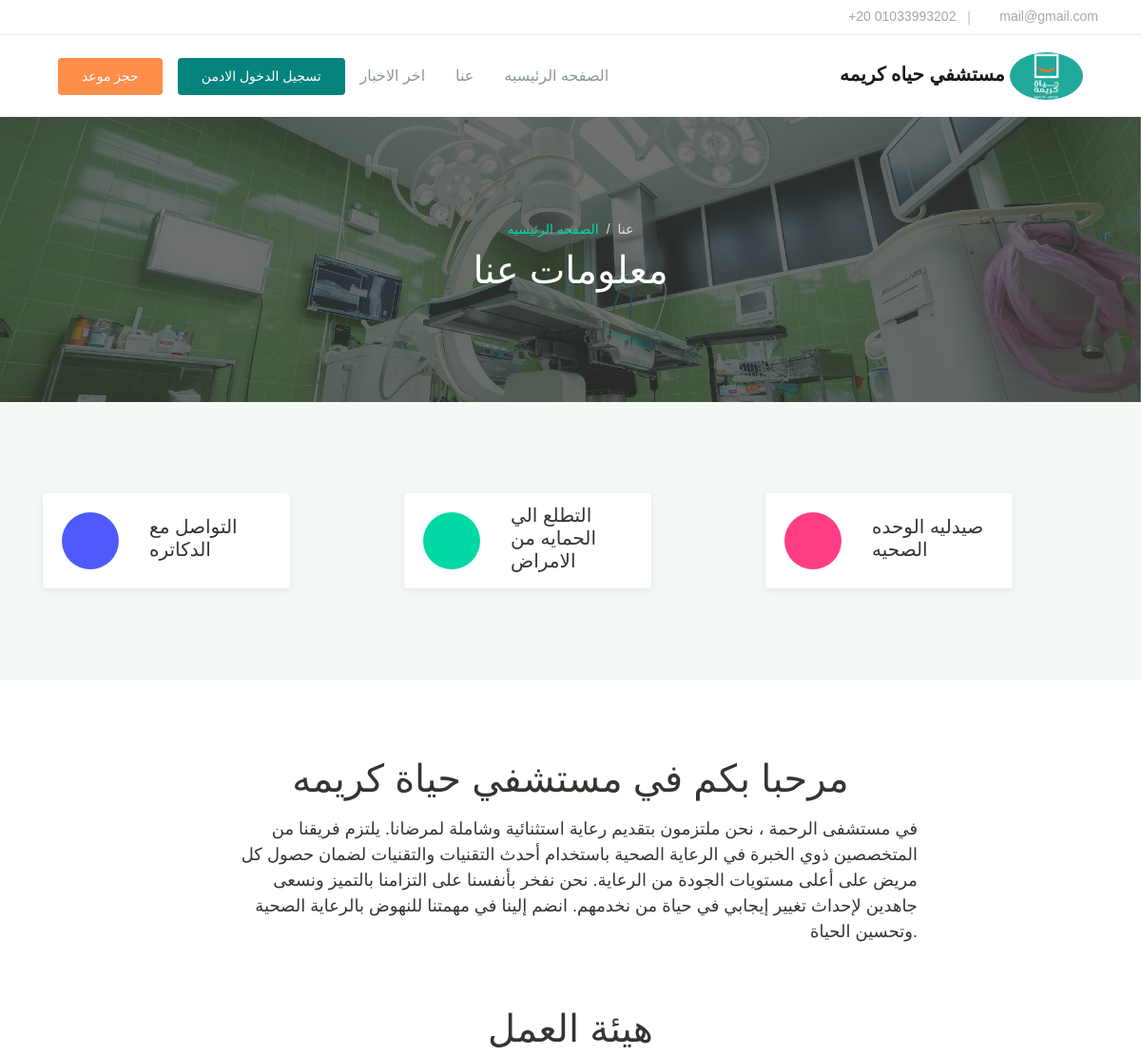
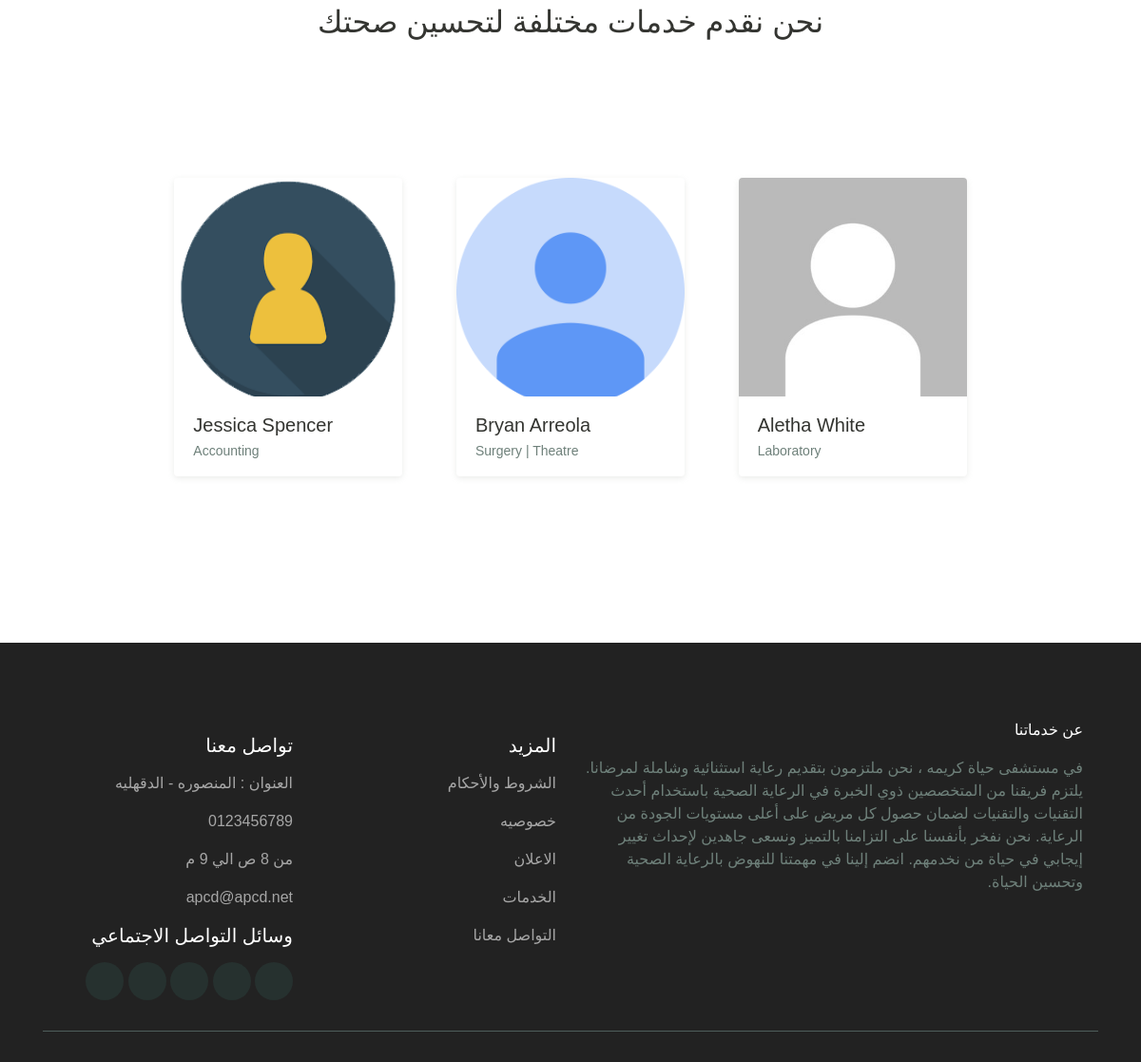
Page /about.php on the committed database (2 pictures, top to bottom).
### tables this page shows
CREATE TABLE `his_docs` (
  `doc_id` int(20) NOT NULL,
  `doc_fname` varchar(200) DEFAULT NULL,
  `doc_lname` varchar(200) DEFAULT NULL,
  `doc_email` varchar(200) DEFAULT NULL,
  `doc_pwd` varchar(200) DEFAULT NULL,
  `doc_dept` varchar(200) DEFAULT NULL,
  `doc_number` varchar(200) DEFAULT NULL,
  `doc_dpic` varchar(200) DEFAULT NULL
);

### about.php (the view, shortened to what this page needs)
<?php
include("./inc/head.php");
include('./inc/config.php');
?>
</head>
<body>
  <header>
    <div class="topbar">
      <div class="container">
        <div class="row justify-content-between">
          <div class="col-sm-4 text-left text-sm">
            <div class="social-mini-button">
              <a href="#"><span class="mai-logo-facebook-f"></span></a>
              <a href="#"><span class="mai-logo-twitter"></span></a>
              <a href="#"><span class="mai-logo-dribbble"></span></a>
              <a href="#"><span class="mai-logo-instagram"></span></a>
            </div>
          </div>
          <div class="col-sm-8 text-sm text-right">
            <div class="site-info">
              <a href="#"><span class="mai-call text-primary"></span> +20 01033993202</a>
              <span class="divider">|</span>
              <a href="#"><span class="mai-mail text-primary"></span> mail@gmail.com</a>
            </div>
          </div>
        </div>
      </div>
    </div>
    <?php
    include("./inc/nav.php")
    ?>
  </header>
  <div class="page-banner overlay-dark bg-image" style="background-image: url(./assets/img/facilities/8.jpg);">
    <div class="banner-section">
      <div class="container text-center wow fadeInUp">
        <nav aria-label="Breadcrumb">
          <ol class="breadcrumb breadcrumb-dark bg-transparent justify-content-center py-0 mb-2">
            <li class="breadcrumb-item"><a href="index.html">الصفحه الرئيسيه</a></li>
            <li class="breadcrumb-item active" aria-current="page">عنا</li>
          </ol>
        </nav>
        <h1 class="font-weight-normal">معلومات عنا</h1>
      </div>
    </div>
  </div>
  <div class="page-section bg-light">
    <div class="container">
      <div class="row">
        <div class="col-md-4 py-3 wow zoomIn">
          <div class="card-service">
            <div class="circle-shape bg-secondary text-white">
              <span class="mai-chatbubbles-outline"></span>
            </div>
            <p><span>التواصل </span>مع الدكاتره </p>
          </div>
        </div>
        <div class="col-md-4 py-3 wow zoomIn">
          <div class="card-service">
            <div class="circle-shape bg-primary text-white">
              <span class="mai-shield-checkmark"></span>
            </div>
            <p><span>التطلع </span>الي الحمايه من الامراض</p>
          </div>
        </div>
        <div class="col-md-4 py-3 wow zoomIn">
          <div class="card-service">
            <div class="circle-shape bg-accent text-white">
              <span class="mai-basket"></span>
            </div>
            <p><span>صيدليه </span>الوحده الصحيه</p>
          </div>
        </div>
      </div>
    </div>
  </div>
  <div class="page-section">
    <div class="container">
      <div class="row justify-content-center">
        <div class="col-lg-8 wow fadeInUp">
          <h1 class="text-center mb-3"> مرحبا بكم في مستشفي حياة كريمه </h1>
          <div class="text-lg text-right">
            <p>في مستشفى الرحمة ، نحن ملتزمون بتقديم رعاية استثنائية وشاملة لمرضانا. يلتزم فريقنا من المتخصصين ذوي الخبرة في الرعاية الصحية باستخدام أحدث التقنيات والتقنيات لضمان حصول كل مريض على أعلى مستويات الجودة من الرعاية. نحن نفخر بأنفسنا على التزامنا بالتميز ونسعى جاهدين لإحداث تغيير إيجابي في حياة من نخدمهم. انضم إلينا في مهمتنا للنهوض بالرعاية الصحية وتحسين الحياة.</p>
          </div>
        </div>
        <div class="col-lg-10 mt-5">
          <h1 class="text-center mb-5 wow fadeInUp">هيئة العمل
            <br>
            <small class="text-center mb-5">نحن نقدم خدمات مختلفة لتحسين صحتك</small>
          </h1>
          <div class="page-section">
    <div class="container">
      <div class="owl-carousel wow fadeInUp" id="doctorSlideshow">
      <?php
                                                $ret="SELECT * FROM his_docs ORDER BY RAND() ";
                                                $stmt= $mysqli->prepare($ret) ;
                                                $stmt->execute() ;
                                                $res=$stmt->get_result();
                                                while($row=$res->fetch_object())
                                                {
                                            ?>
        <div class="item">
          <div class="card-doctor">
            <div class="header">
              <img src="./backend/doc/assets/images/users/<?php echo $row->doc_dpic;?>" alt="">
            </div>
            <div class="body">
              <p class="text-xl mb-0"><?php echo $row->doc_fname;?> <?php echo $row->doc_lname;?></p>
              <span class="text-sm text-grey"> <?php echo $row->doc_dept;?></span>
            </div>
          </div>
        </div>
        <?php } ?>
      </div>
    </div>
  </div>
        </div>
      </div>
    </div>
  </div>
  <?php
  include("./inc/footer.php")
  ?>
</body>
</html>

### inc/head.php (shortened to what this page needs)
<!DOCTYPE html>
<html >
<head>
  <link rel="stylesheet" href="./assets/css/maicons.css">
  <link rel="stylesheet" href="./assets/css/bootstrap.css">
  <link rel="stylesheet" href="./assets/vendor/owl-carousel/css/owl.carousel.css">
  <link rel="stylesheet" href="./assets/vendor/animate/animate.css">
  <link rel="stylesheet" href="./assets/css/theme.css">
  <link rel="stylesheet" href="https://cdnjs.cloudflare.com/ajax/libs/font-awesome/5.15.1/css/all.min.css">

### inc/nav.php (shortened to what this page needs)
<nav class="navbar navbar-expand-lg navbar-light shadow-sm " dir="rtl">
      <div class="container">
        <a class="navbar-brand" href="./index.php"><span class="text-primary">
          <img  class="rounded-circle" height="50" src="./assets/img/697.jpg" alt="">
        </span>مستشفي حياه كريمه  </a>
        <div class="collapse navbar-collapse " id="navbarSupport">
          <ul class="navbar-nav mr-auto">
            <li class="nav-item ">
              <a class="nav-link" href="index.php">الصفحه الرئيسيه</a>
            </li>
            <li class="nav-item">
              <a class="nav-link" href="./about.php">عنا</a>
            </li>
            <li class="nav-item">
              <a class="nav-link" href="./posts.php">اخر الاخبار</a>
            </li>
            <li class="nav-item">
              <a class="btn btn-primary ml-lg-3" href="backend/admin/index.php"> تسجيل الدخول الادمن</a>
            </li>
            <li class="nav-item">
              <a class="btn btn-warning ml-lg-3" href="backend/patient/index.php">حجز موعد </a>
            </li>
          </ul>
        </div>
      </div>
    </nav>

### inc/footer.php (shortened to what this page needs)
<footer class="page-footer text-right" dir="rtl" >
    <div class="container">
      <div class="row px-md-3">
        <div class="col-lg-6">
          <p class="d-block text-white">عن خدماتنا</p>
          <p class="text-grey mb-4">
            في مستشفى حياة كريمه ، نحن ملتزمون بتقديم رعاية استثنائية وشاملة لمرضانا. يلتزم فريقنا من المتخصصين ذوي الخبرة في الرعاية الصحية باستخدام أحدث التقنيات والتقنيات لضمان حصول كل مريض على أعلى مستويات الجودة من الرعاية. نحن نفخر بأنفسنا على التزامنا بالتميز ونسعى جاهدين لإحداث تغيير إيجابي في حياة من نخدمهم. انضم إلينا في مهمتنا للنهوض بالرعاية الصحية وتحسين الحياة.
            </p>
        </div>
        <div class="col-sm-6 col-lg-3 py-3">
          <h5>المزيد </h5>
          <a href="#" class="footer-link d-block ">الشروط والأحكام</a>
          <a href="#" class="footer-link d-block ">خصوصيه</a>
          <a href="#" class="footer-link d-block  ">الاعلان </a>
          <a href="#" class="footer-link d-block  "> الخدمات </a>
          <a href="#" class="footer-link d-block  ">التواصل معانا </a>
          </div>
        <div class="col-sm-6 col-lg-3 py-3">
          <h5>تواصل معنا</h5>
          <p class="footer-link mt-2 d-block ">العنوان : المنصوره - الدقهليه</p>
          <a href="#" class="footer-link d-block ">0123456789</a>
          <a href="#" class="footer-link d-block ">من 8 ص الي 9 م</a>
          <a href="#" class="footer-link d-block  ">apcd@apcd.net</a>
          <h5 class="mt-3">وسائل التواصل الاجتماعي</h5>
          <div class="footer-sosmed mt-3">
            <a href="#" target="_blank"><span class="mai-logo-facebook-f"></span></a>
            <a href="#" target="_blank"><span class="mai-logo-twitter"></span></a>
            <a href="#" target="_blank"><span class="mai-logo-google-plus-g"></span></a>
            <a href="#" target="_blank"><span class="mai-logo-instagram"></span></a>
            <a href="#" target="_blank"><span class="mai-logo-linkedin"></span></a>
          </div>
        </div>
      </div>
      <hr>
     </div>
  </footer>

### rows in the picture
his_docs: doc_dpic (picture), doc_fname "Jessica", doc_lname "Spencer", doc_dept "Accounting"
his_docs: doc_dpic (placeholder picture), doc_fname "Bryan", doc_lname "Arreola", doc_dept "Surgery | Theatre"
his_docs: doc_dpic (placeholder picture), doc_fname "Aletha", doc_lname "White", doc_dept "Laboratory"
